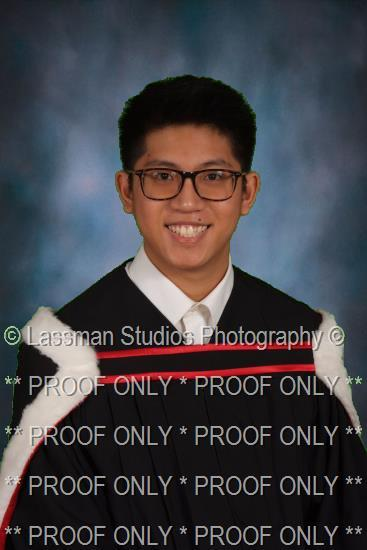
#> input picture imgAssets/grad_pic.png, 367 x 550 px
$ jupyter execute Grad_Pic_Edit.ipynb   (older library calls are emulated)
#> lines starting #> are read from the running program, lines starting #| are printed output that depends on the picture; after the words box and inside, x2 and y2 are one past the last pixel; in counts of white or black regions, pixels touching at a corner belong together
[cell 1]
import numpy as np
import cv2 as cv
import matplotlib.pyplot as plt

# Import grad pic and watermark img
img = cv.cvtColor(cv.imread("imgAssets/grad_pic.png"), cv.COLOR_BGR2RGB)
watermark = cv.imread("imgAssets/watermark.png", 0)
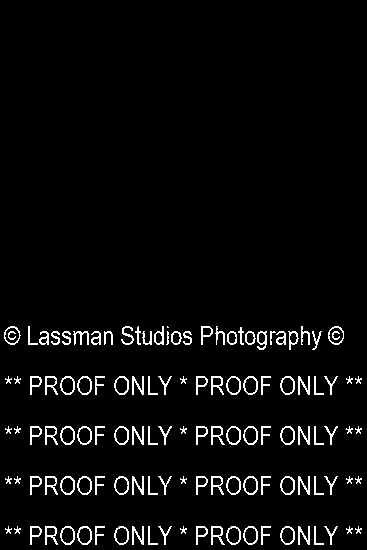
#> input picture imgAssets/watermark.png, 367 x 550 px
#> watermark: shape (550, 367); 4.2% white in thin lines or dots, all inside (x1, y1, x2, y2) = (4, 326, 362, 545)

# Get all contours of watermark img
ret, thresh = cv.threshold(watermark, 127, 255, 0)
im, contours, hierarchy = cv.findContours(thresh, cv.RETR_TREE, cv.CHAIN_APPROX_SIMPLE)
#> contours = 174 contours, 25 with area under 20; largest, box (x1, y1, x2, y2) and area: (4, 326, 21, 345) 218, (328, 326, 344, 345) 217, (77, 526, 92, 545) 206, (60, 476, 75, 495) 206, (114, 376, 129, 395) 206

# Create mask using contours
mask = np.zeros((watermark.shape[0], watermark.shape[1]), dtype=np.uint8)
cv.drawContours(mask, contours, -1, (255,255,255), 2)
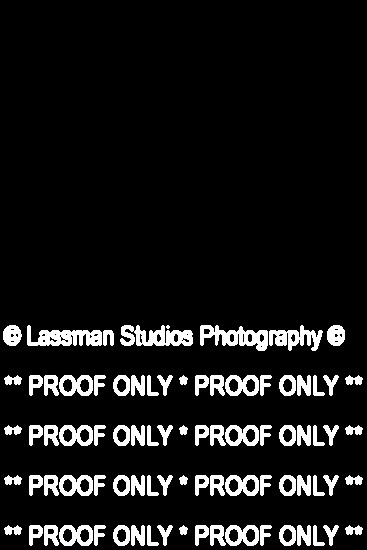
#> mask: shape (550, 367); 9.2% white; 84 white regions (1 under 20 px), largest, box (x1, y1, x2, y2) and area: (120, 325, 193, 346) 973, (27, 325, 102, 346) 941, (200, 325, 268, 351) 907

# Remove watermark
processedImg = cv.inpaint(img, mask, 3, cv.INPAINT_TELEA)
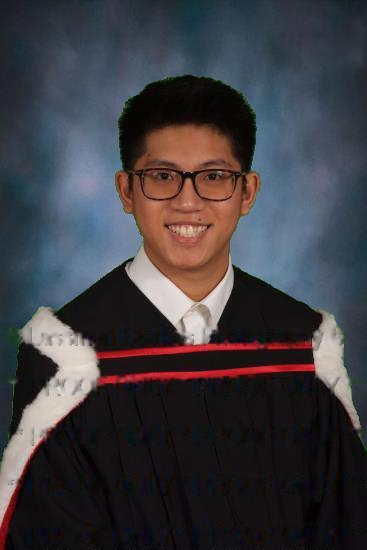
#> processedImg: shape (550, 367, 3); mean R, G, B 62.2, 60.4, 65.3


# Display original image
plt.imshow(img)
plt.title("Original Grad Pic")
plt.xticks([]), plt.yticks([])
plt.show()

# Display watermark image
plt.imshow(mask, cmap="gray")
plt.title("Watermark")
plt.xticks([]), plt.yticks([])
plt.show()

# Display edited grad pic
plt.imshow(processedImg)
plt.title("Edited Grad Pic")
plt.xticks([]), plt.yticks([])
plt.show()
